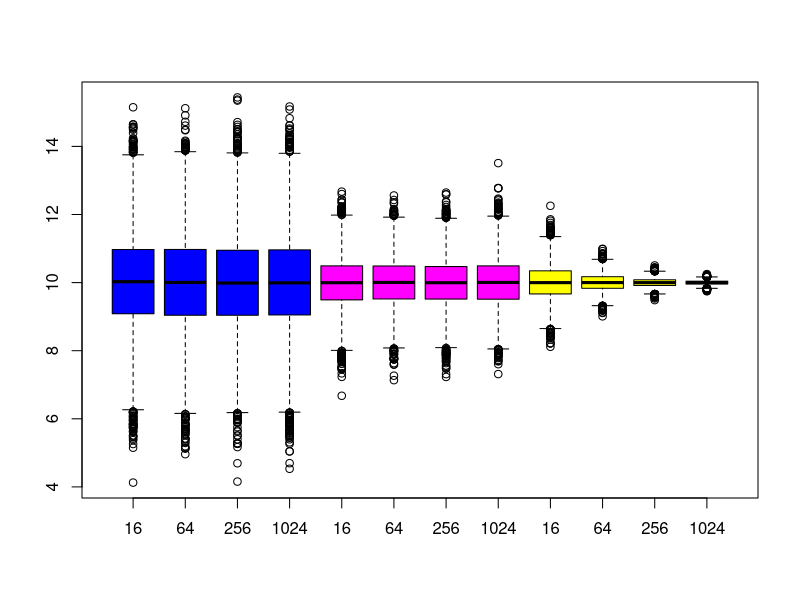

R code for this plot:
## ---- chunk 1
set.seed(4302019)
nreps <- 10000
mu_hat1 <- c() # initialization
mu_hat2 <- c()
mu_hat3 <- c()
mu <- 10
sigma <- 2
for(i in 2:5){
  n <- 4 ^ i
  Y <- rnorm(n * nreps, mean = mu, sd = sigma)
  YY <- matrix(Y, n, nreps)
  hat1 <- c(0.5, 0.5, rep(0, n-2))
  hat2 <- c(0.25, rep(1 / (2 * (n-2)), n-2), 0.25)
  hat3 <- rep(1 / n, n)
  tmp1 <- rbind(hat1) %*% YY 
  # this is matrix multiplication of the 1 x n vector hat1 times the n x nreps matrix YY
  tmp2 <- rbind(hat2) %*% YY
  tmp3 <- rbind(hat3) %*% YY
  mu_hat1 <- rbind(mu_hat1, tmp1)
  mu_hat2 <- rbind(mu_hat2, tmp2)
  mu_hat3 <- rbind(mu_hat3, tmp3)
}
boxplot(t(rbind(mu_hat1, mu_hat2, mu_hat3)), 
        names = paste(rep(4 ^ (2:5), 3)), 
        col = c(rep("blue", 4), rep("magenta", 4), rep("yellow", 4)))
